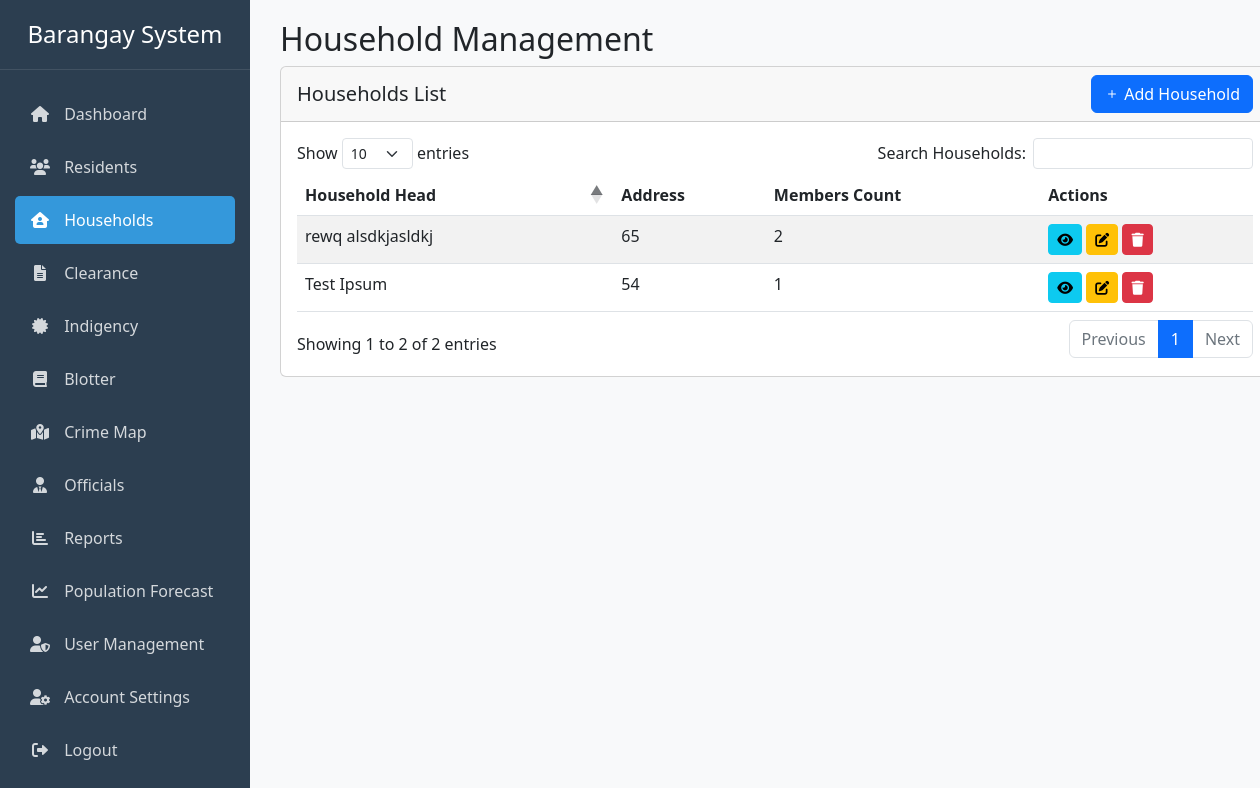
The app's page /household.php (signed in), older data.
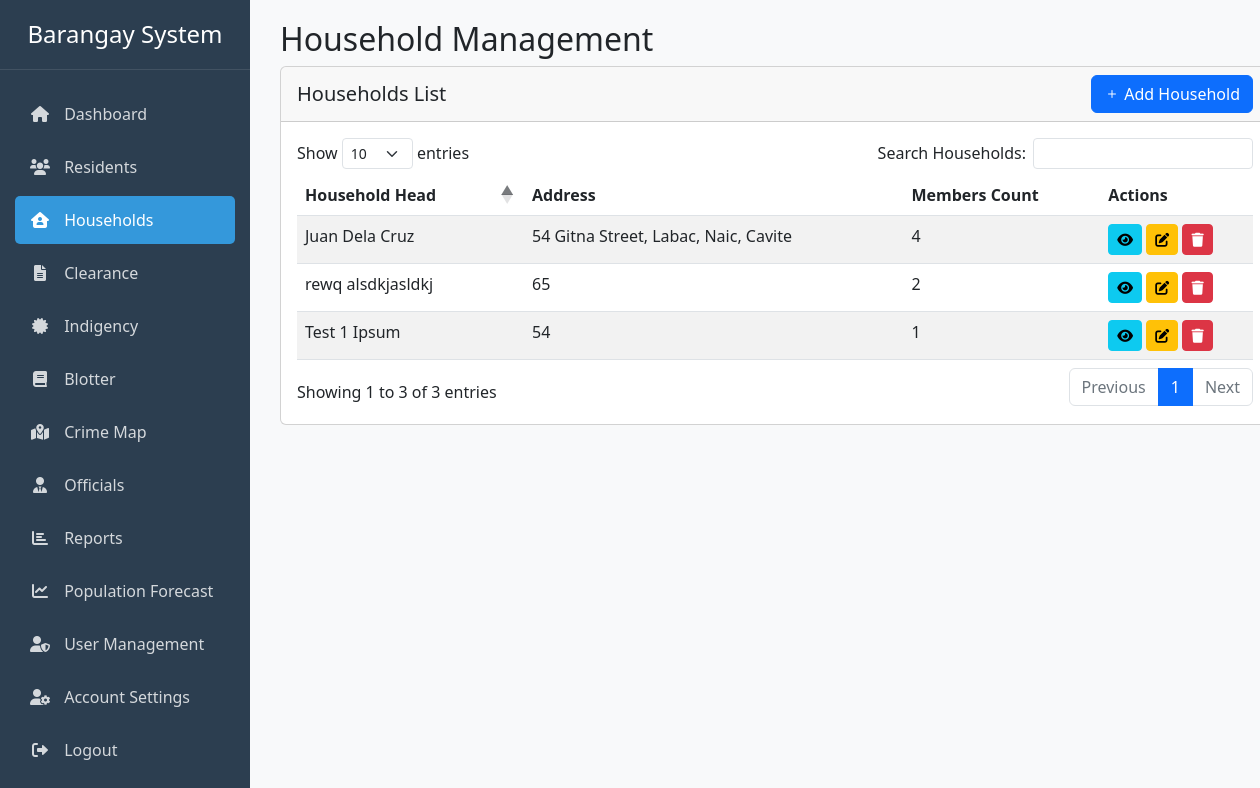
The same page, newer data.
### tables this page shows
CREATE TABLE `households` (
  `id` int(11) NOT NULL,
  `household_head_id` int(11) DEFAULT NULL,
  `address` text NOT NULL,
  `created_at` timestamp NOT NULL DEFAULT current_timestamp()
);

### includes/permissions.php (called while the page is built, shortened)
<?php
function checkUserPermission($action) {
    $role = $_SESSION['role'];
    $permissions = [
        'admin' => [
            'create_resident' => true,
            'edit_resident' => true,
            'delete_resident' => true,
            'view_resident' => true,
            'create_household' => true,
            'edit_household' => true,
            'delete_household' => true,
            'view_household' => true,
            'create_indigency' => true,
            'edit_indigency' => true,
            'delete_indigency' => true,
            'view_indigency' => true,
            'print_indigency' => true,
            'create_clearance' => true,
            'edit_clearance' => true,
            'delete_clearance' => true,
            'view_clearance' => true,
            'print_clearance' => true,
            'view_officials' => true,
            'create_official' => true,
            'edit_official' => true,
            'end_official_term' => true,
            'create_blotter' => true,
            'edit_blotter' => true,
            'delete_blotter' => true,
            'view_blotter' => true,
            'change_blotter_status' => true
        ],
        'secretary' => [
            'create_resident' => false,
            'edit_resident' => false,
            'delete_resident' => false,
            'view_resident' => true,
            'create_household' => false,
            'edit_household' => false,
            'delete_household' => false,
            'view_household' => true,
            'create_indigency' => true,
            'edit_indigency' => false,
            'delete_indigency' => false,
            'view_indigency' => true,
            'print_indigency' => true,
            'create_clearance' => true,
            'edit_clearance' => false,
            'delete_clearance' => false,
            'view_clearance' => true,
            'print_clearance' => false,
            'view_officials' => true,
            'create_official' => false,
            'edit_official' => false,
            'end_official_term' => false,
            'create_blotter' => true,
            'edit_blotter' => true,
            'delete_blotter' => false,
            'view_blotter' => true,
            'change_blotter_status' => false
        ]
    ];
    return isset($permissions[$role][$action]) ? $permissions[$role][$action] : false;
}
?>

### household.php (the view, shortened to what the changed rows need)
<?php
require_once 'config.php';
require_once 'includes/permissions.php';
$query = "SELECT h.id, h.address,
          CONCAT(head.first_name, ' ', head.last_name) as household_head,
          COUNT(r.id) as member_count
          FROM households h
          LEFT JOIN residents head ON h.household_head_id = head.id
          LEFT JOIN residents r ON h.id = r.household_id
          GROUP BY h.id";
$result = mysqli_query($conn, $query);
?>
<!DOCTYPE html>
<html lang="en">
<head>
    <link href="https://cdn.jsdelivr.net/npm/bootstrap@5.1.3/dist/css/bootstrap.min.css" rel="stylesheet">
    <link href="https://cdn.jsdelivr.net/npm/bootstrap-icons@1.7.2/font/bootstrap-icons.css" rel="stylesheet">
    <link href="https://cdnjs.cloudflare.com/ajax/libs/font-awesome/6.0.0/css/all.min.css" rel="stylesheet">
    <link href="https://cdn.datatables.net/1.11.5/css/dataTables.bootstrap5.min.css" rel="stylesheet">
    <link href="https://cdn.jsdelivr.net/npm/select2@4.1.0-rc.0/dist/css/select2.min.css" rel="stylesheet" />
    <link href="https://cdn.jsdelivr.net/npm/select2-bootstrap-5-theme@1.3.0/dist/select2-bootstrap-5-theme.min.css" rel="stylesheet" />
</head>
<body>
    <div class="container-fluid">
        <div class="row">
            <?php include 'includes/header.php'; ?>
            <div class="col-md-9 col-lg-10 main-content">
                <div class="row">
                    <div class="col-md-12">
                        <h2>Household Management</h2>
                        <div class="card">
                            <div class="card-body">
                                <div class="table-responsive">
                                    <table class="table table-striped" id="householdTable">
                                        <thead>
                                            <tr>
                                                <th>Household Head</th>
                                                <th>Address</th>
                                                <th>Members Count</th>
                                                <th>Actions</th>
                                            </tr>
                                        </thead>
                                        <tbody>
                                            <?php while ($row = mysqli_fetch_assoc($result)) : ?>
                                            <tr>
                                                <td><?php echo htmlspecialchars($row['household_head']); ?></td>
                                                <td><?php echo htmlspecialchars($row['address']); ?></td>
                                                <td><?php echo $row['member_count']; ?></td>
                                                <td>
                                                    <button type="button" class="btn btn-info btn-sm view-household" data-id="<?php echo $row['id']; ?>" title="View">
                                                        <i class="fas fa-eye"></i>
                                                    </button>
                                                    <?php if (checkUserPermission('edit_household')): ?>
                                                    <button type="button" class="btn btn-warning btn-sm edit-household" data-id="<?php echo $row['id']; ?>" title="Edit">
                                                        <i class="fas fa-edit"></i>
                                                    </button>
                                                    <?php endif; ?>
                                                    <?php if (checkUserPermission('delete_household')): ?>
                                                    <button type="button" class="btn btn-danger btn-sm delete-household" data-id="<?php echo $row['id']; ?>" title="Delete">
                                                        <i class="fas fa-trash"></i>
                                                    </button>
                                                    <?php endif; ?>
                                                </td>
                                            </tr>
                                            <?php endwhile; ?>
                                        </tbody>
                                    </table>
                                </div>
                            </div>
                        </div>
                    </div>
                </div>
            </div>
        </div>
    </div>
</body>
</html>

Row changes from the older to the newer data that the page shows:
computed for households (number 2 of 3 on the later page): household_head "Test Ipsum" → "Test 1 Ipsum"
added households: household_head "Juan Dela Cruz", address "54 Gitna Street, Labac, Naic, Cavite", member_count "4"
Text that changed along with them:
text written by a page script: "Show entries Search Households: Showing 1 to 2 of 2 entries Previous 1 Next" → "Show entries Search Households: Showing 1 to 3 of 3 entries Previous 1 Next"
